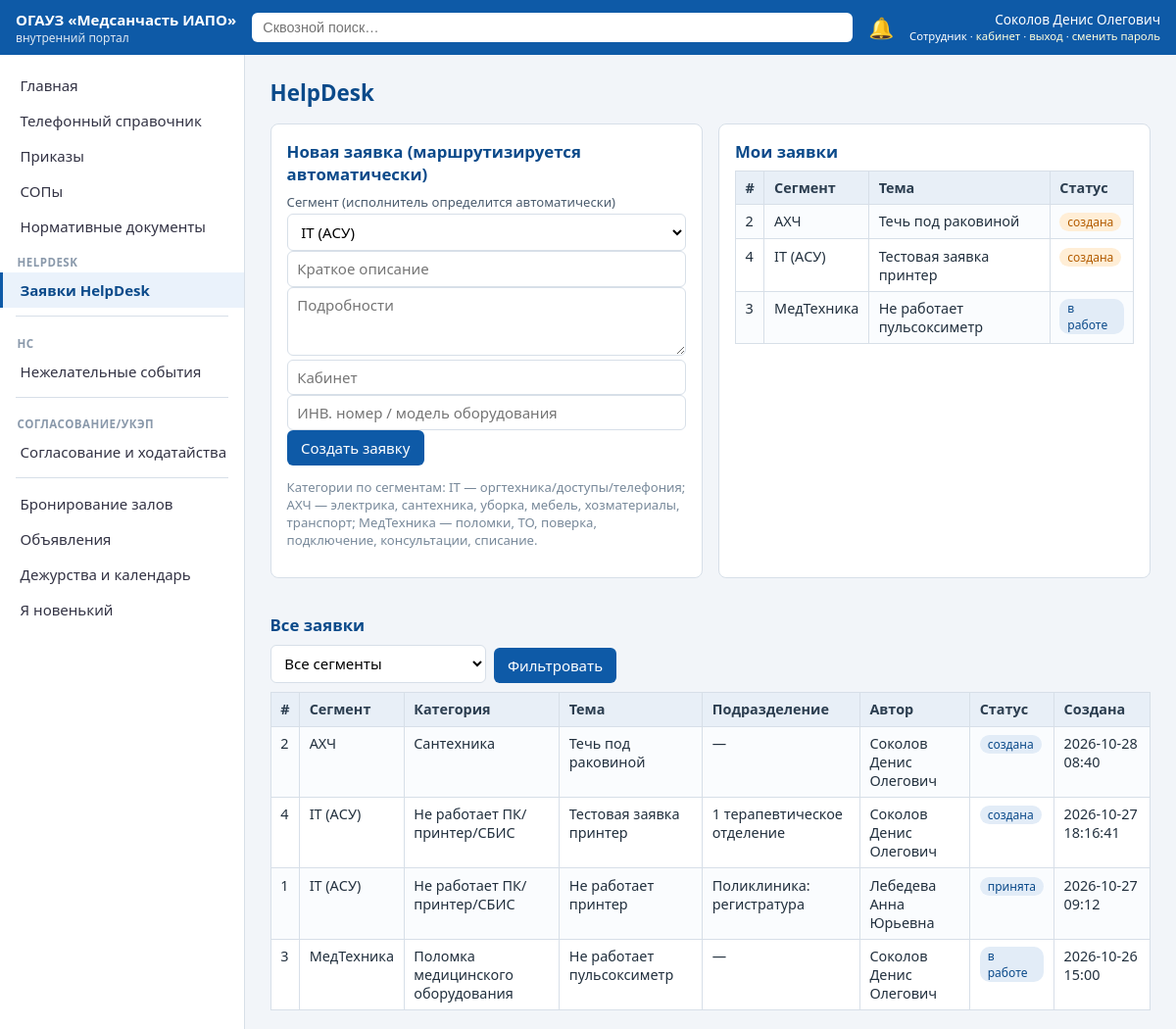
Page /helpdesk (signed in) on the committed database.
### tables this page shows
CREATE TABLE users(
  id INTEGER PRIMARY KEY, fio TEXT, dept_id INTEGER REFERENCES departments(id),
  position TEXT, email TEXT, role_key TEXT REFERENCES roles(key),
  username TEXT UNIQUE, pw_hash TEXT, salt TEXT, must_change_pw INTEGER DEFAULT 0,
  active INTEGER DEFAULT 1, birth_month_day TEXT);

CREATE TABLE ticket(
  id INTEGER PRIMARY KEY, segment TEXT, category TEXT, summary TEXT, description TEXT,
  dept_id INTEGER REFERENCES departments(id), room TEXT, asset_ref TEXT,
  author_id INTEGER REFERENCES users(id), assignee_id INTEGER REFERENCES users(id),
  status TEXT DEFAULT 'created', sla_hours INTEGER DEFAULT 24, created_at TEXT, closed_at TEXT,
  ns_id INTEGER);

CREATE TABLE departments(id INTEGER PRIMARY KEY, block_id INTEGER REFERENCES blocks(id), name TEXT);

### app.py (the view)
@app.get("/helpdesk", response_class=HTMLResponse)
def helpdesk(request: Request, seg: str = ""):
    u = current_user(request)
    if not u:
        return RedirectResponse("/login", status_code=302)
    con = get_db()
    mine = con.execute("SELECT * FROM ticket WHERE author_id=? ORDER BY created_at DESC", (u["id"],)).fetchall()
    queue = []
    if u["role_key"] in OP_ROLE.values():
        myseg = [k for k, v in OP_ROLE.items() if v == u["role_key"]][0]
        queue = con.execute("SELECT * FROM ticket WHERE segment=? AND status NOT IN ('closed') ORDER BY created_at", (myseg,)).fetchall()
    elif u["role_key"] == "admin":
        queue = con.execute("SELECT * FROM ticket WHERE status NOT IN ('closed') ORDER BY created_at").fetchall()
    all_t = con.execute("""SELECT t.*, d.name dept_name, a.fio author_fio FROM ticket t
                          LEFT JOIN departments d ON d.id=t.dept_id LEFT JOIN users a ON a.id=t.author_id
                          ORDER BY t.created_at DESC""").fetchall()
    if seg:
        all_t = [t for t in all_t if t["segment"] == seg]
    cats = HD_CATEGORIES
    con.close()
    return ctx(request, mine=mine, queue=queue, tickets=all_t, cats=cats, seg=seg,
               seg_titles=SEG_TITLES, statuses={"created": "создана", "accepted": "принята", "in_work": "в работе",
                                                "done": "выполнена", "closed": "закрыта", "returned": "возвращена"}, template="helpdesk.html", section="HelpDesk")

### templates/helpdesk.html (shortened to what this page needs)
{% extends "base.html" %}
{% block body %}
<div class="grid">
  <div class="card">
    <h2 style="margin-top:0">Новая заявка (маршрутизируется автоматически)</h2>
    <form method="post" action="/helpdesk/new">
      <div class="frow"><div style="flex:1"><label>Сегмент (исполнитель определится автоматически)</label>
        <select name="segment" required>
        {% for k, t in seg_titles.items() %}<option value="{{ k }}">{{ t }}</option>{% endfor %}</select></div></div>
      <div class="frow"><input type="text" name="summary" placeholder="Краткое описание" required></div>
      <div class="frow"><textarea name="description" placeholder="Подробности"></textarea></div>
      <div class="frow"><input type="text" name="room" placeholder="Кабинет"><input type="text" name="asset_ref" placeholder="ИНВ. номер / модель оборудования"></div>
      <button>Создать заявку</button>
    </form>
    <p class="muted">Категории по сегментам: IT — оргтехника/доступы/телефония; АХЧ — электрика, сантехника, уборка, мебель, хозматериалы, транспорт; МедТехника — поломки, ТО, поверка, подключение, консультации, списание.</p>
  </div>
  <div class="card">
    <h2 style="margin-top:0">Мои заявки</h2>
    <table><tr><th>#</th><th>Сегмент</th><th>Тема</th><th>Статус</th></tr>
    {% for t in mine %}<tr><td>{{ t['id'] }}</td><td>{{ seg_titles[t['segment']] }}</td><td>{{ t['summary'] }}</td>
    <td><span class="tag {{ 'green' if t['status']=='closed' else ('orange' if t['status']=='created' else '') }}">{{ statuses[t['status']] }}</span></td></tr>{% else %}
    <tr><td colspan="4" class="muted">Нет заявок.</td></tr>{% endfor %}</table>
  </div>
</div>
<h2>Все заявки {% if seg %}(фильтр: {{ seg_titles[seg] }}){% endif %}</h2>
<form class="frow" method="get">
  <select name="seg" style="max-width:220px"><option value="">Все сегменты</option>
  {% for k, t in seg_titles.items() %}<option value="{{ k }}" {{ 'selected' if seg==k }}>{{ t }}</option>{% endfor %}</select>
  <button>Фильтровать</button>
</form>
<table><tr><th>#</th><th>Сегмент</th><th>Категория</th><th>Тема</th><th>Подразделение</th><th>Автор</th><th>Статус</th><th>Создана</th></tr>
{% for t in tickets %}<tr><td>{{ t['id'] }}</td><td>{{ seg_titles[t['segment']] }}</td><td>{{ t['category'] }}</td>
<td>{{ t['summary'] }}{% if t['ns_id'] %} <span class="tag orange">из НС №{{ t['ns_id'] }}</span>{% endif %}</td>
<td>{{ t['dept_name'] or '—' }}</td><td>{{ t['author_fio'] }}</td>
<td><span class="tag {{ 'green' if t['status']=='closed' else ('red' if t['status']=='returned' else '') }}">{{ statuses[t['status']] }}</span></td>
<td>{{ t['created_at'] }}</td></tr>{% endfor %}</table>
{% endblock %}

### templates/base.html (shortened to what this page needs)
<!doctype html>
<html lang="ru">
<head>
<link rel="stylesheet" href="/static/style.css">
</head>
<body>
{% if user %}
<header class="topbar">
  <div class="brand"><a href="/" style="color:#fff;text-decoration:none">ОГАУЗ «Медсанчасть&nbsp;ИАПО»</a> <span>внутренний портал</span></div>
  <form action="/search" method="get" class="searchbox">
    <input name="q" placeholder="Сквозной поиск…" value="{{ q or '' }}">
  </form>
  <a class="bell" href="/notifications" title="Уведомления">🔔{% if unread %}<span class="badge">{{ unread }}</span>{% endif %}</a>
  <div class="who">{{ user['fio'] }}<br><small>{{ role_names.get(user['role_key'], user['role_key']) }} · <a href="/dashboard">кабинет</a> · <a href="/logout">выход</a> · <a href="/change-password">сменить пароль</a></small></div>
</header>
<div class="layout">
  <nav class="side" id="side">
    {% set rv = role_vis.get(user['role_key'], []) %}
    {% set ns_ = namespace(group="") %}
    {% for need_role, title, url in menu %}
      {% set allowed = (need_role == "") or ('*' in rv) or (need_role in rv) %}
      {% if allowed %}
        {% if need_role != ns_.group %}
          {% if ns_.group %}<div class="navsep"></div>{% endif %}
          {% set ns_.group = need_role %}
          {% if need_role %}<div class="navgroup">{{ need_role }}</div>{% endif %}
        {% endif %}
        <a href="{{ url }}" class="{{ 'active' if request.url.path == url }}">{{ title }}</a>
      {% endif %}
    {% endfor %}
  </nav>
  <main class="content">
    <h1>{{ section }}</h1>
    {% block body %}{% endblock %}
  </main>
</div>
{% else %}
<main style="padding:2rem">{% block anon %}{% endblock %}</main>
{% endif %}
</body>
</html>

### static/style.css (style rules this page uses)
:root { --c1:#0e5aa7;--c2:#0b4a8a;--bg:#f2f5f9;--line:#d7dfe8;--ok:#1a7f37;--warn:#b35c00;--err:#c0392b }
* { box-sizing:border-box }
body { margin:0;font-family:'Segoe UI',Roboto,Arial,sans-serif;background:var(--bg);color:#22303e;font-size:15px }
a { color:var(--c1);text-decoration:none }
.topbar { display:flex;align-items:center;gap:1rem;background:var(--c1);color:#fff;padding:.6rem 1rem;position:sticky;top:0;z-index:10 }
.topbar a { color:#ffd }
.brand { font-weight:600 }
.brand span { display:block;font-weight:400;font-size:.75rem;opacity:.85 }
.searchbox { flex:1;display:flex }
.searchbox input { width:100%;padding:.45rem .7rem;border-radius:6px;border:0;font-size:.9rem }
.bell { position:relative;font-size:1.3rem;text-decoration:none }
.who { font-size:.85rem;text-align:right;line-height:1.2 }
.layout { display:flex;min-height:calc(100vh - 60px) }
.side { width:250px;background:#fff;border-right:1px solid var(--line);padding:.8rem 0;flex-shrink:0 }
.side a { display:block;padding:.5rem 1.1rem;color:#334;border-left:3px solid transparent }
.side a.active { border-left-color:var(--c1);background:#eaf2fb;color:var(--c2);font-weight:600 }
.content { flex:1;padding:1.2rem 1.6rem;max-width:1200px }
h1 { margin:.2rem 0 1rem;font-size:1.4rem;color:var(--c2) }
h2 { font-size:1.05rem;color:var(--c2);margin:1.2rem 0 .5rem }
table { border-collapse:collapse;width:100%;background:#fff;font-size:.9rem }
th,td { border:1px solid var(--line);padding:.45rem .6rem;text-align:left;vertical-align:top }
th { background:#e8eff7;color:#2c3e50 }
tr:nth-child(even) td { background:#fafcfe }
.card { background:#fff;border:1px solid var(--line);border-radius:8px;padding:1rem;margin-bottom:1rem }
.grid { display:grid;grid-template-columns:repeat(auto-fit,minmax(280px,1fr));gap:1rem }
.tag { display:inline-block;padding:1px 8px;border-radius:10px;font-size:.75rem;background:#e2ecf7;color:var(--c2) }
.tag.orange { background:#ffeed6;color:var(--warn) }
form.frow { display:flex;gap:.5rem;flex-wrap:wrap;align-items:end;margin:.6rem 0 }
input[type=text],input[type=date],input[type=time],input[type=password],input[type=email],select,textarea { padding:.45rem .6rem;border:1px solid var(--line);border-radius:6px;font:inherit;background:#fff;width:100% }
textarea { min-height:70px }
button,.btn { background:var(--c1);color:#fff;border:0;border-radius:6px;padding:.5rem .9rem;font:inherit;cursor:pointer }
.muted { color:#78899a;font-size:.82rem }
.navgroup { padding:.7rem 1.1rem .2rem;font-size:.72rem;text-transform:uppercase;letter-spacing:.04em;color:#8a99ab;font-weight:600 }
.navsep { border-top:1px solid var(--line);margin:.5rem 1rem }
label { font-size:.82rem;color:#4a5b6d;display:block;margin-bottom:.2rem }

### rows in the picture
users: fio "Соколов Денис Олегович", get "Сотрудник"
ticket: id "2", segment "АХЧ", summary "Течь под раковиной", status "создана", category "Сантехника", t "—", author_fio "Соколов Денис Олегович", created_at "2026-10-28 08:40"
ticket: id "4", segment "IT (АСУ)", summary "Тестовая заявка принтер", status "создана", category "Не работает ПК/принтер/СБИС", name "1 терапевтическое отделение", author_fio "Соколов Денис Олегович", created_at "2026-10-27 18:16:41"
ticket: id "3", segment "МедТехника", summary "Не работает пульсоксиметр", status "в работе", category "Поломка медицинского оборудования", t "—", author_fio "Соколов Денис Олегович", created_at "2026-10-26 15:00"
ticket: id "1", segment "IT (АСУ)", category "Не работает ПК/принтер/СБИС", summary "Не работает принтер", name "Поликлиника: регистратура", author_fio "Лебедева Анна Юрьевна", status "принята", created_at "2026-10-27 09:12"

### other values in the picture
{{ title }} "Главная" "Телефонный справочник" "Приказы" "СОПы" "Нормативные документы" "Заявки HelpDesk" "Нежелательные события" "Согласование и ходатайства" "Бронирование залов" "Объявления" "Дежурства и календарь" "Я новенький"
{{ need_role }} "HELPDESK" "НС" "СОГЛАСОВАНИЕ/УКЭП"
{{ section }} "HelpDesk"
form field segment "IT (АСУ)"
